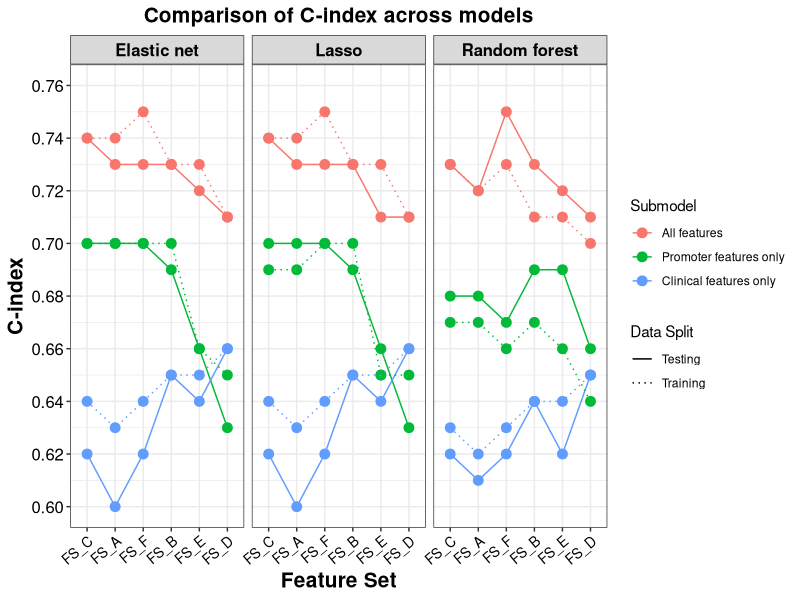
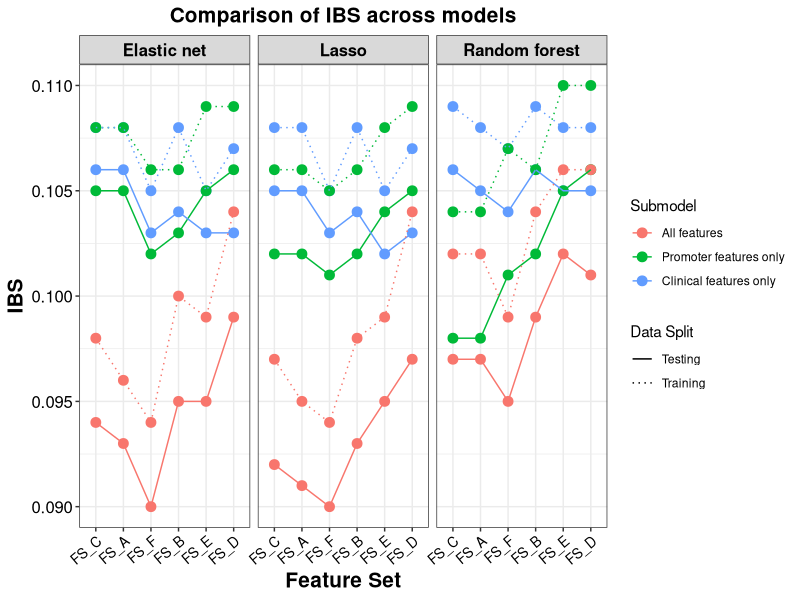
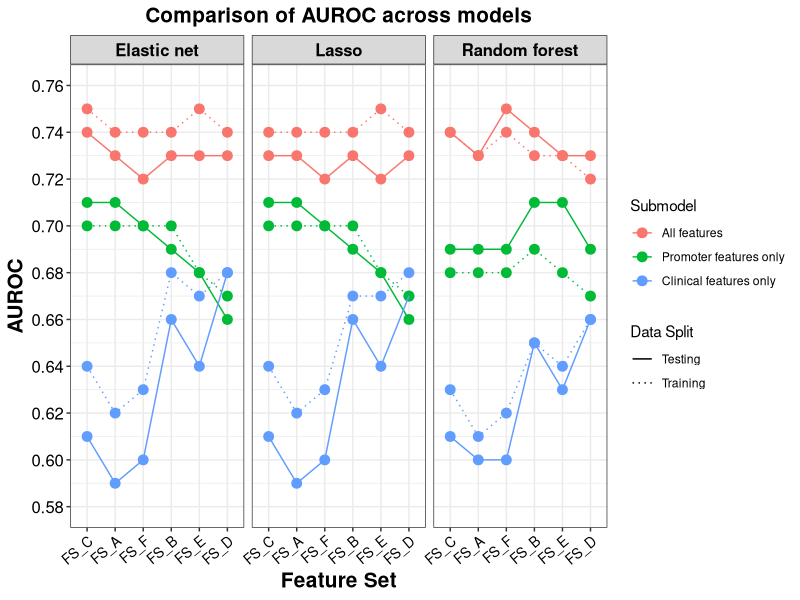
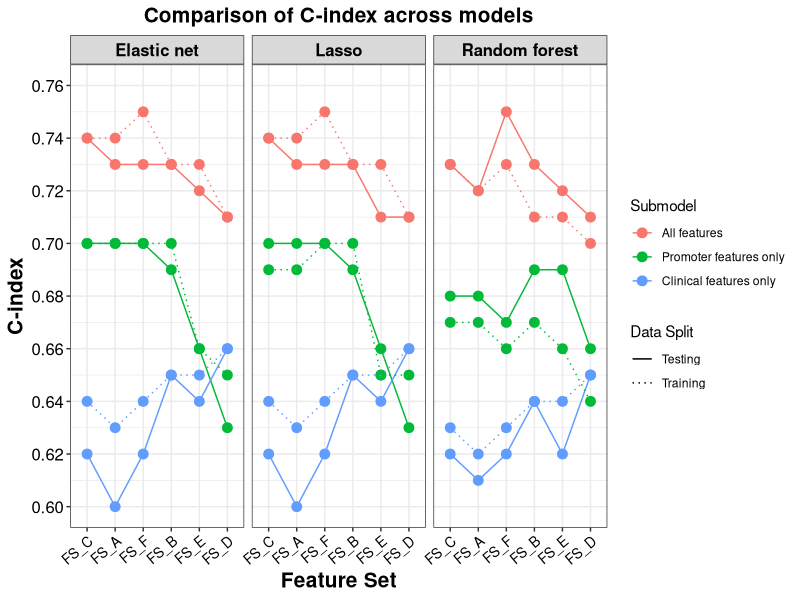
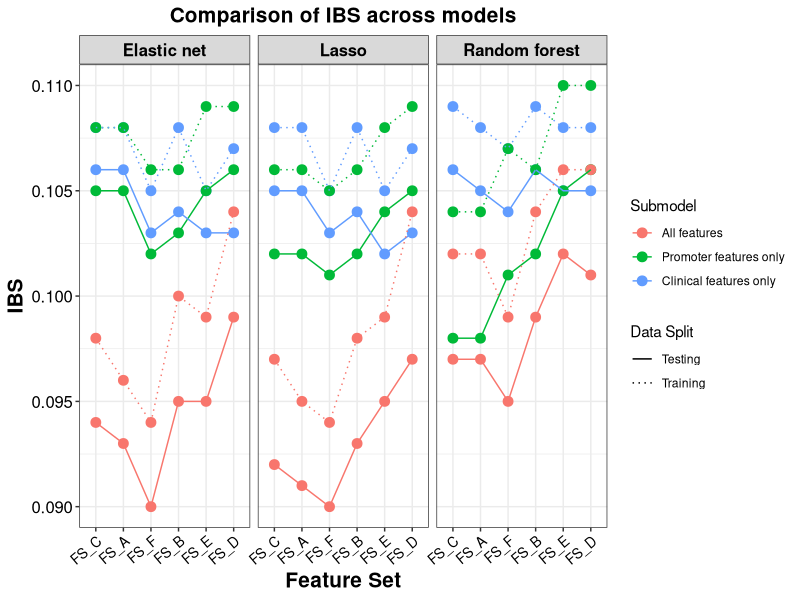
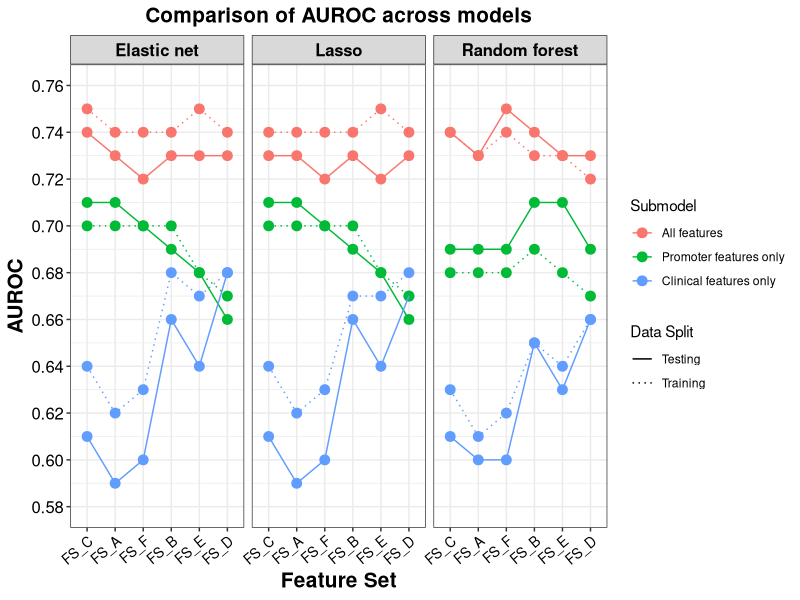

Here is the R script that generated these plots, in order:
## Code to make line plots shown in Supplementary figure S7 for comparing the calculated metrics across all the generated models ##

# Load required libraries
library(ggplot2)
library(dplyr)
library(readxl)
library(tidyverse)

set.seed(176092.01)

# Load the dataframe having C-index values for each model:
training_cindex_df <- read_xlsx("all_models_Cindex_training_testing.xlsx")
training_cindex_df <- as.data.frame(training_cindex_df)
training_cindex_df$Feature_Set <- paste0("FS_",training_cindex_df$Feature_Set)

# Round to two digits
training_cindex_df$C_index <- round(training_cindex_df$C_index, 2)

# Define feature order
feature_order <- c("FS_C","FS_A","FS_F","FS_B","FS_E","FS_D")

# Apply order to Feature_Set
training_cindex_df$Feature_Set <- factor(training_cindex_df$Feature_Set, levels = feature_order)
training_cindex_df$Submodel <- factor(training_cindex_df$Submodel,levels = c("All features",
                                                                             "Promoter features only",
                                                                             "Clinical features only"))

# Plot
p <- ggplot(training_cindex_df,
            aes(x = Feature_Set, y = C_index,
                group = interaction(Submodel, Set),
                color = Submodel, linetype = Set)) +
  geom_point(size = 3) +
  geom_line() +
  facet_wrap(~ Method) +
  scale_linetype_manual(values = c("Training" = "dotted", "Testing" = "solid")) +
  labs(
    title = "Comparison of C-index across models",
    x = "Feature Set",
    y = "C-index",
    color = "Submodel",
    linetype = "Data Split"
  ) +
  theme_bw() +
  scale_y_continuous(breaks = pretty(training_cindex_df$C_index, n = 10),limits = c(0.60,0.76)) +
  theme(
    axis.text.x = element_text(angle = 40, hjust = 1,colour = "black",size=10),
    axis.text.y = element_text(colour = "black",size=12),
    axis.title = element_text(colour = "black",size=15,face = "bold"),
    text = element_text(colour = "black"),
    plot.title = element_text(hjust = 0.5,face = "bold",colour = "black",size = 15),
    strip.text = element_text(colour = "black", face = "bold", size = 12)
  )
p
ggsave("cindex_FINAL_plot.png", plot = p, width = 9, height = 4, dpi = 1000)

#################################################################################

# Load the dataframe having IBS values for each model:
df <- read_xlsx("all_models_IBS_training_testing.xlsx")
df <- as.data.frame(df)
df$Feature_Set <- paste0("FS_",df$Feature_Set)

# Round to two digits
df$IBS <- round(df$IBS, 3)

# Define feature order 
feature_order <- c("FS_C","FS_A","FS_F","FS_B","FS_E","FS_D")

# Apply order to Feature_Set
df$Feature_Set <- factor(df$Feature_Set, levels = feature_order)
df$Submodel <- factor(df$Submodel,levels = c("All features",
                                             "Promoter features only",
                                             "Clinical features only"))
# Plot
p <- ggplot(df,
            aes(x = Feature_Set, y = IBS,
                group = interaction(Submodel, Set),
                color = Submodel, linetype = Set)) +
  geom_point(size = 3) +
  geom_line() +
  facet_wrap(~ Method) +
  scale_linetype_manual(values = c("Training" = "dotted", "Testing" = "solid")) +
  labs(
    title = "Comparison of IBS across models",
    x = "Feature Set",
    y = "IBS",
    color = "Submodel",
    linetype = "Data Split"
  ) +
  theme_bw() +
  # scale_y_continuous(breaks = pretty(df$IBS, n = 10),limits = c(0.60,0.76)) +
  theme(
    axis.text.x = element_text(angle = 40, hjust = 1,colour = "black",size=10),
    axis.text.y = element_text(colour = "black",size=12),
    axis.title = element_text(colour = "black",size=15,face = "bold"),
    text = element_text(colour = "black"),
    plot.title = element_text(hjust = 0.5,face = "bold",colour = "black",size = 15),
    strip.text = element_text(colour = "black", face = "bold", size = 12)
  )
p
ggsave("ibs_FINAL_plot.png", plot = p, width = 9, height = 4, dpi = 1000)

#################################################################################

# Load the dataframe having AUROC values for each model:
df <- read_xlsx("all_models_AUROC_training_testing.xlsx")
df <- as.data.frame(df)
df$Feature_Set <- paste0("FS_",df$Feature_Set)

# Round to two digits
df$AUROC <- round(df$AUROC, 2)

# Define feature order 
feature_order <- c("FS_C","FS_A","FS_F","FS_B","FS_E","FS_D")

# Apply order to Feature_Set
df$Feature_Set <- factor(df$Feature_Set, levels = feature_order)
df$Submodel <- factor(df$Submodel,levels = c("All features",
                                             "Promoter features only",
                                             "Clinical features only"))

# Plot
p <- ggplot(df,
            aes(x = Feature_Set, y = AUROC,
                group = interaction(Submodel, Set),
                color = Submodel, linetype = Set)) +
  geom_point(size = 3) +
  geom_line() +
  facet_wrap(~ Method) +
  scale_linetype_manual(values = c("Training" = "dotted", "Testing" = "solid")) +
  labs(
    title = "Comparison of AUROC across models",
    x = "Feature Set",
    y = "AUROC",
    color = "Submodel",
    linetype = "Data Split"
  ) +
  theme_bw() +
  scale_y_continuous(breaks = pretty(df$AUROC, n = 10),limits = c(0.58,0.76)) +
  theme(
    axis.text.x = element_text(angle = 40, hjust = 1,colour = "black",size=10),
    axis.text.y = element_text(colour = "black",size=12),
    axis.title = element_text(colour = "black",size=15,face = "bold"),
    text = element_text(colour = "black"),
    plot.title = element_text(hjust = 0.5,face = "bold",colour = "black",size = 15),
    strip.text = element_text(colour = "black", face = "bold", size = 12)
  )
p
ggsave("auroc_FINAL_plot.png", plot = p, width = 9, height = 4, dpi = 1000)
######################################################################################
######################################################################################
